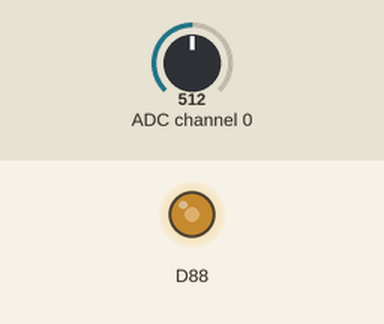
This program was run on a simulated Raspberry Pi (BCM pin numbers). On the bench: output pins drawn as LEDs (lit = HIGH). Inputs (shaded band) come from the test bench; at power-on: ADC channel 0 = 512 (analog values on the 0–1023 scale). What the program prints to the terminal is not drawn.

Above: at 1.2 s.
1.3 s: ADC channel 0 set to 716
At 2.4 s:
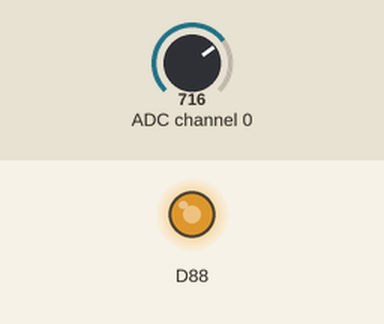
2.8 s: ADC channel 0 set to 900
At 3.5 s:
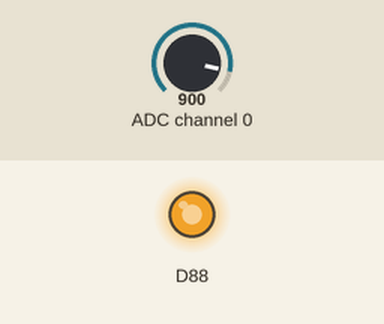
4.3 s: ADC channel 0 set to 122
At 4.7 s:
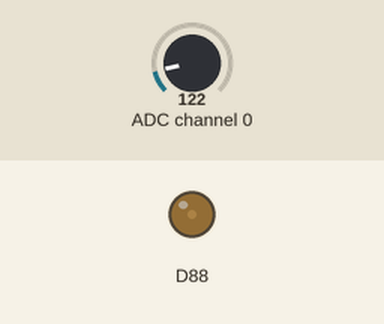
5.8 s: ADC channel 0 set to 0
At 7.0 s:
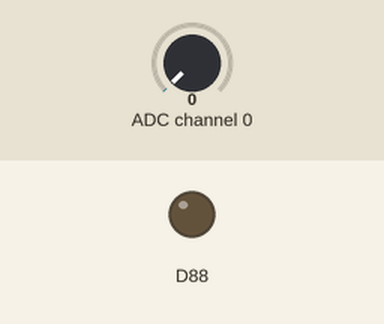
7.3 s: ADC channel 0 set to 511
At 8.2 s:
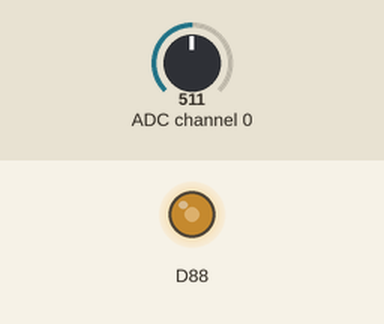
Timing chart, 0 to 9.8 s (numbered marks = the images above; inputs shaded):
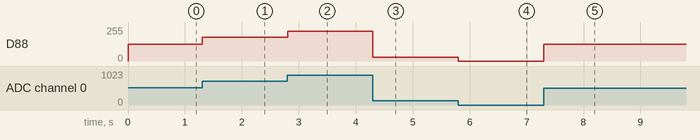

The program:

pt_ctrl_led.py
```python
import smbus
import time
bus=smbus.SMBus(1)
brightness=100
Device_address=0x48
control_byte=0x40
read_byte = 0x00
while True:
    bus.write_byte(Device_address,read_byte)
    num = bus.read_byte(Device_address)
    print(f"{num/255*3.3:.2f}")
    bus.write_byte_data(Device_address,control_byte,num)
    
```

Measured:
- after the input at 1.3 s, D88: 127/255 → 178/255 at once
- after the input at 2.8 s, D88: 178/255 → 224/255 at once
- after the input at 4.3 s, D88: 224/255 → 30/255 at once
- after the input at 5.8 s, D88: 30/255 → 0/255 at once
- after the input at 7.3 s, D88: 0/255 → 127/255 at once
